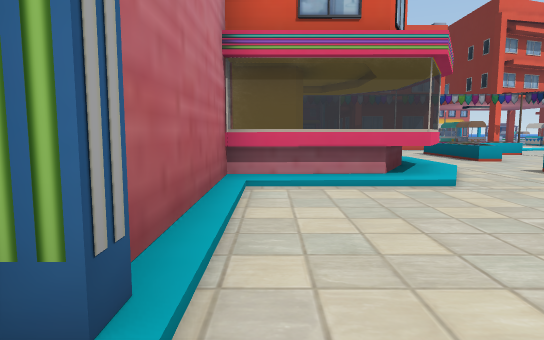
[1] (above)

24 first-person views from a walk through a scene from a Unity 3-D project. The camera is 1.4 m above the floor, tilts 6° down and sees 75° across. The floor is counted in squares, 2 m on a side. Each view is taken from the middle of a square. On the plan, view 1 faces up. The plan holds only what a view shows up to about 11 squares ahead; the rest is blank. The place goes on beyond the plan. Some surface patterns are stand-ins.

[2]
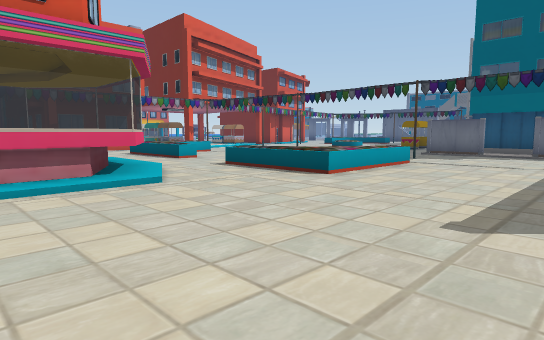

[3]
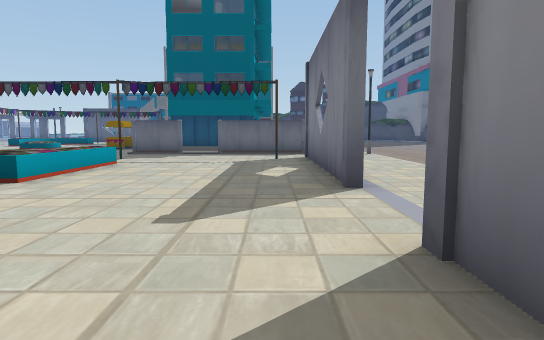

[4]
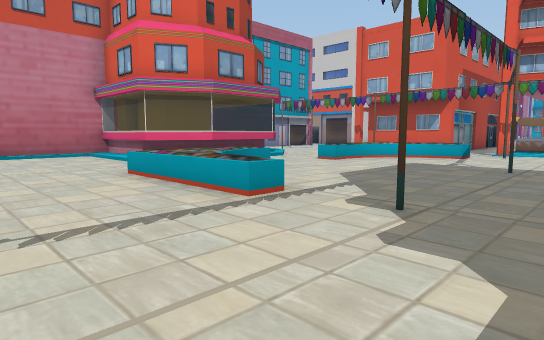

[5]
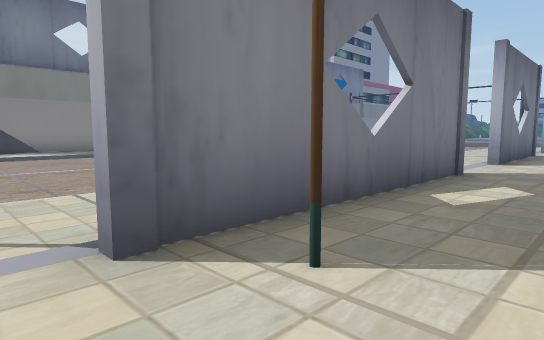

[6]
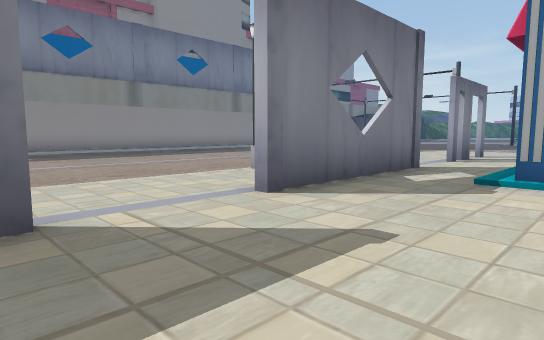

[7]
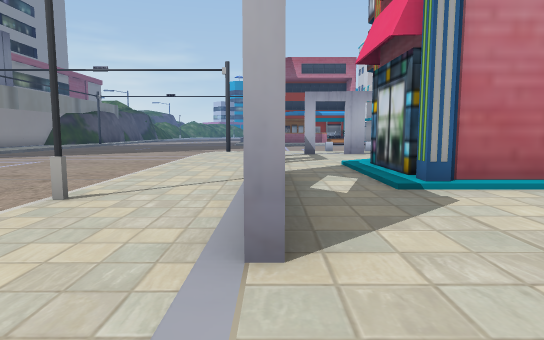

[8]
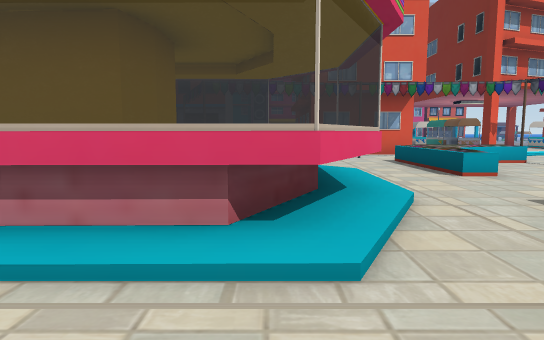

[9]
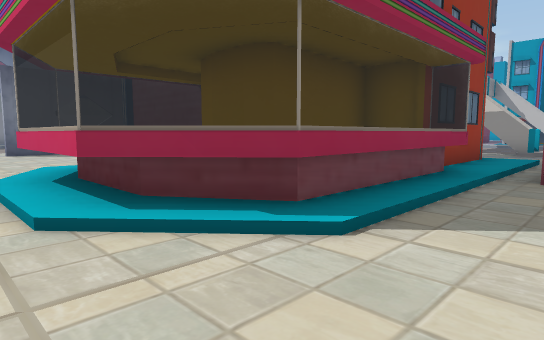

[10]
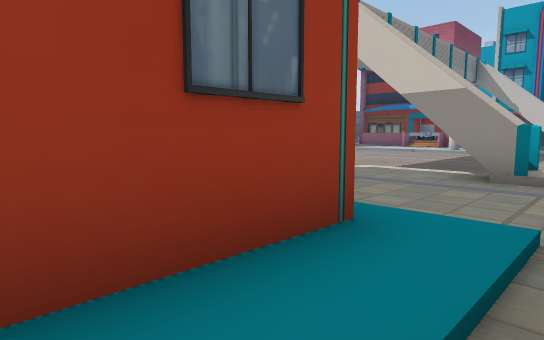

[11]
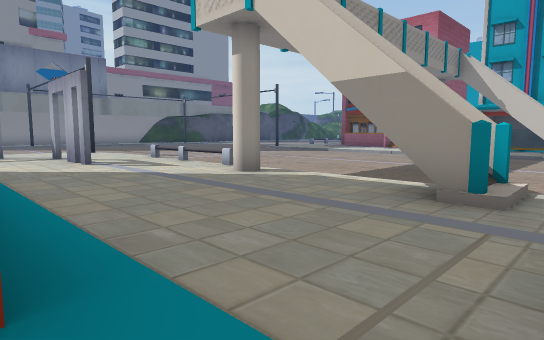

[12]
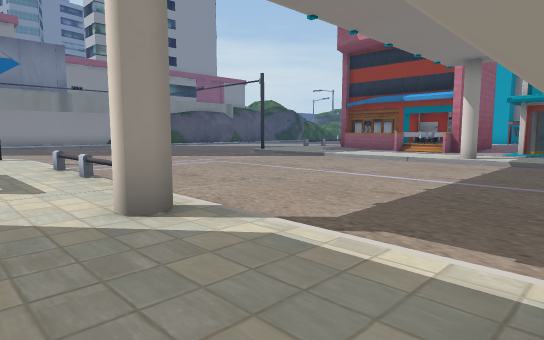

[13]
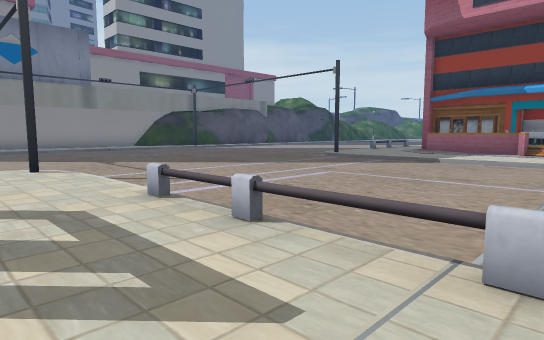

[14]
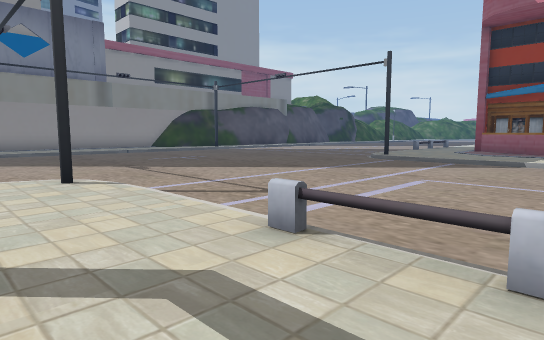

[15]
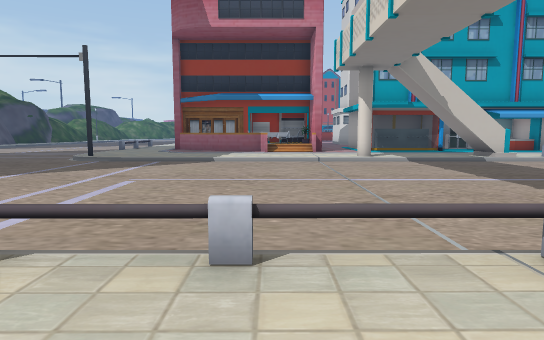

[16]
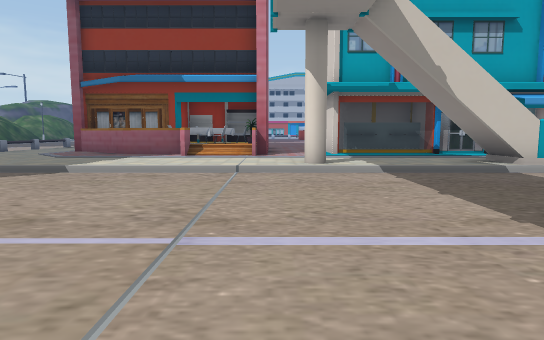

[17]
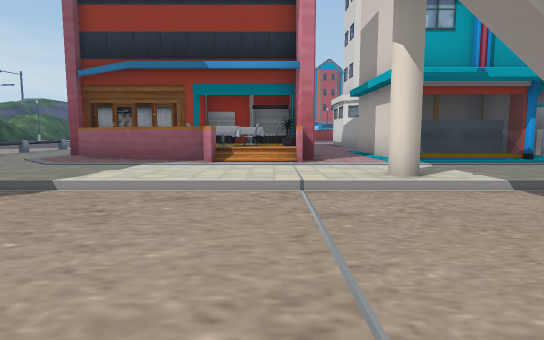

[18]
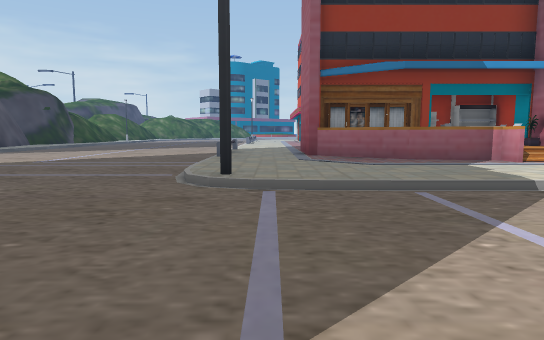

[19]
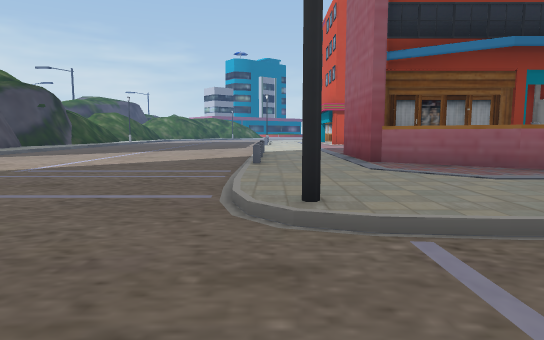

[20]
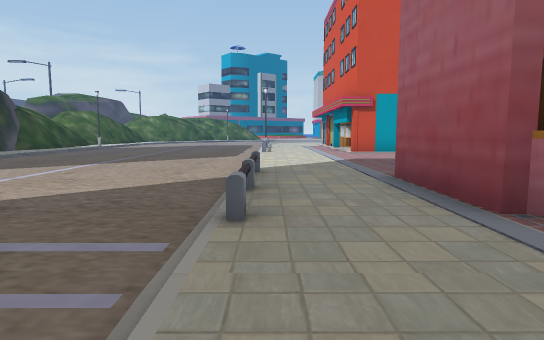

[21]
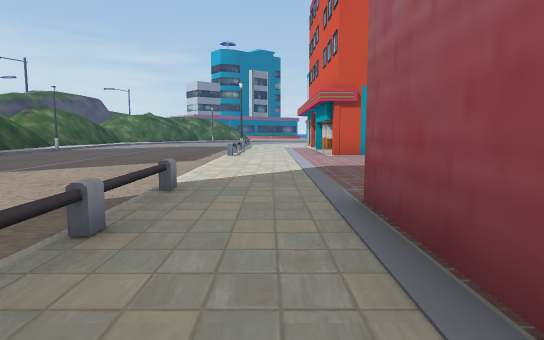

[22]
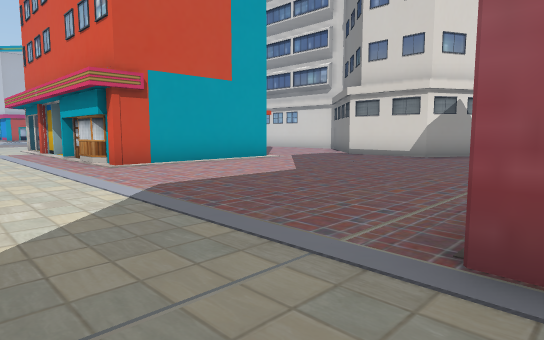

[23]
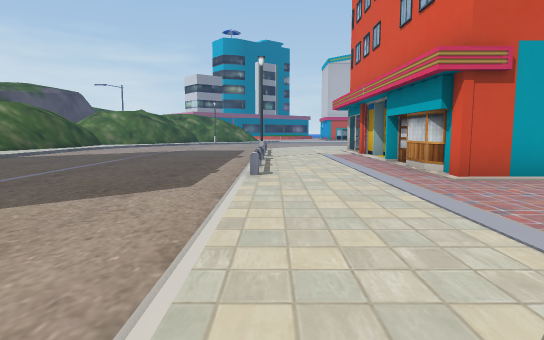

[24]
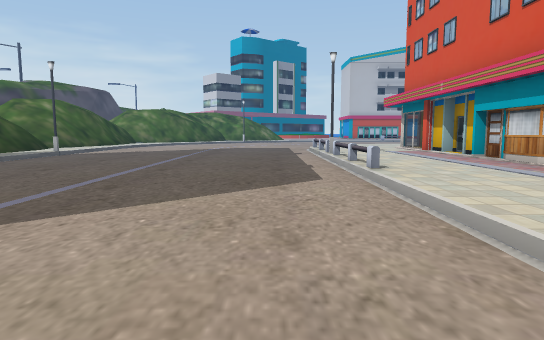

### Floor plan
Key: @ floor where view 1 was taken; # wall or solid block; . main floor; : floor 0.25 m higher than the main floor; + floor 0.5 m higher than the main floor; * floor 0.75 m higher than the main floor; / step, stairs or slope; = window, fence, low wall or low ledge; ^ raised ledge; O other object.
Columns run from 38 left of view 1 to 11 right of it. Each row starts with its distance up from view 1.
 12                    O                # ::::::O O#
 11                    :.        ::::::::::::::OOO:::
 10                 #: #........##:::+++=^^^^::OO::::
  9          ##    OO:##........ #:::####   ^^:O:::::
  8          #:    OO:::......../::::   #### ^::::::#
  7        ###:  :##O:::......../::::    ### =:::::::
  6        ::::  ::::::#........#::::    #  =/:O:::::
  5       :::::: #####::........O::::    #^^^::OO:::::
  4      #:::::: OOO*/::........O::::    #:::::OOOO:#:
  3      #:::::: OO*O#::........O::::    #::::::::::::
  2      #:::::::###O:::........O:#::    #::::::::::::
  1      #:::::::  #=:::........O:::::/###::::::::::::
  0 #:O###:::::::  ##:::......../:#:::::::@:::::::::::
 -1  ::::::::::::###::::......../::#:#::#####::######:
 -2 ::::::::::::::::::::......../:::::::::::::::::::::
 -3 OO::O:::::::::O::::#......../# :::::::O:::: ::::::
 -4 .............................. ............    ...
 -5 ...................... ....... ............    ..
 -6 ....................    ...... ...........     ..
 -7 ...................      ..... ..... .....    ...
 -8 .................         .... ...    ....    ...
 -9 ................           ..  ..      ...    ...
-10 .......... ...                          ..    ...
-11 ....   ..                                     ..
-12  /:

Where each view was taken, in squares from view 1:
view 1: 0 up, 0 right, facing up
view 2: 0 up, 0 right, facing up-right
view 3: 0 up, 0 right, facing right
view 4: 1 up, 11 right, facing up-left
view 5: 1 up, 11 right, facing down-left
view 6: 2 up, 5 right, facing down-left
view 7: 1 down, 4 right, facing left
view 8: 3 up, 2 right, facing up
view 9: 12 up, 4 right, facing down-left
view 10: 11 up, 3 left, facing down-left
view 11: 11 up, 5 left, facing down-left
view 12: 9 up, 8 left, facing down-left
view 13: 5 up, 8 left, facing down-left
view 14: 3 up, 8 left, facing down-left
view 15: 3 up, 8 left, facing left
view 16: 5 up, 12 left, facing left
view 17: 4 up, 14 left, facing left
view 18: 2 down, 14 left, facing left
view 19: 3 down, 16 left, facing left
view 20: 3 down, 20 left, facing left
view 21: 2 down, 22 left, facing left
view 22: 3 down, 25 left, facing up-left
view 23: 3 down, 27 left, facing left
view 24: 5 down, 27 left, facing left
